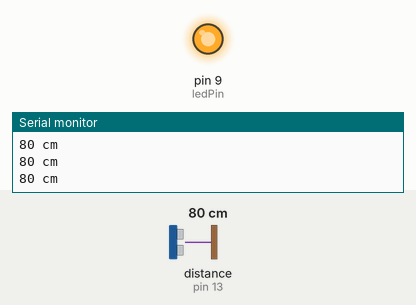
This sketch was run on a simulated Arduino Uno, built with avr-gcc and run on an emulated ATmega328P. Shown: output pins drawn as LEDs (lit = HIGH), the last lines printed to the serial monitor. Wiring (inferred from the names in the program): ultrasonic range finder: trigger pin 12; echo pin 13. Dashed ring = blinking. Inputs (shaded band) come from the test bench; at power-on: distance to the obstacle (sensor on pin 13) 80 cm. The echo pulse lasts 58.3 µs per cm; pins used as bus, display or sensor lines are not drawn.

Above: at 1.2 s.
1.3 s: distance to the obstacle (sensor on pin 13) set to 29 cm
2.8 s: distance to the obstacle (sensor on pin 13) set to 23 cm
At 3.4 s:
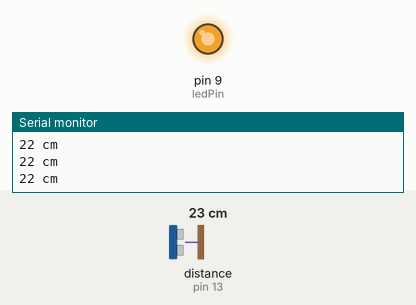
4.3 s: distance to the obstacle (sensor on pin 13) set to 2 cm
At 4.58 s:
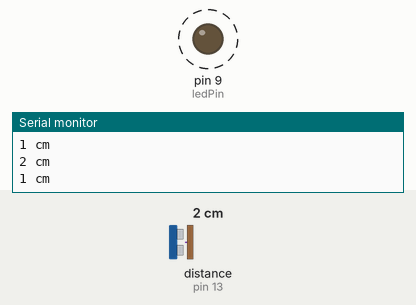
7.3 s: distance to the obstacle (sensor on pin 13) set to 9 cm
8.8 s: distance to the obstacle (sensor on pin 13) set to 18 cm
At 9.3 s:
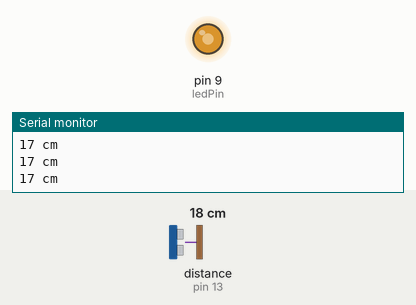
Timing chart, 0 to 11.3 s (numbered marks = the images above; inputs shaded):
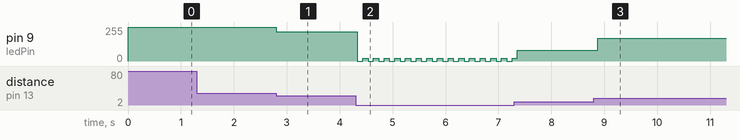

Measured:
- after the input at 2.8 s, pin 9 (ledPin): 255/255 → 220/255 at once
- after the input at 4.3 s, pin 9 (ledPin): alternates 20/255 for 0.10 s and 0/255 for 0.10 s, starting at once
- after the input at 8.8 s, pin 9 (ledPin): 80/255 → 170/255 after 0.08 s

The sketch:

project_9-8.ino
```cpp
#define TRIGPin 12
#define ECHOPin 13
int ledPin = 9;

void setup() {
  Serial.begin(9600);
  pinMode(TRIGPin, OUTPUT);
  pinMode(ECHOPin, INPUT);
  pinMode(ledPin, OUTPUT);
}

void loop() {
  long duration, cm;
  digitalWrite(TRIGPin, LOW);
  delayMicroseconds(2);
  digitalWrite(TRIGPin, HIGH);
  delayMicroseconds(10);
  digitalWrite(TRIGPin, LOW);
  duration = pulseIn(ECHOPin, HIGH);
  cm = duration / 29 / 2;
  Serial.print(cm);
  Serial.println(" cm");

  int bright = 10 * cm;
  if ( cm >= 25 )
  {
    bright = 255;
  }
  if ( cm < 2 )
  {
    bright = 0;
  }
  analogWrite(ledPin, bright);
  delay(100);
}
```
